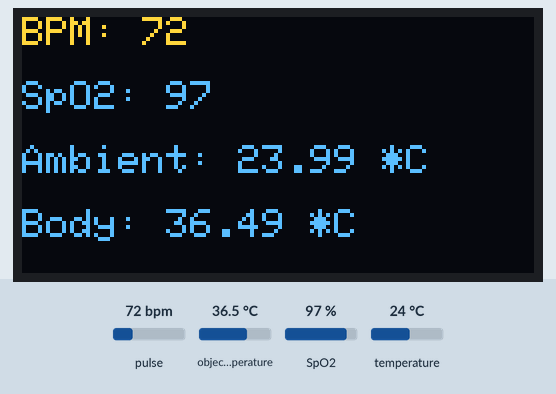
Simulated run of this sketch. Board: ESP8266 (NodeMCU). On the bench: 128×64 one-colour display. Inputs (shaded band) come from the test bench; at power-on: pulse 72 bpm, object temperature 36.5 °C, SpO2 97 %, temperature 24 °C. The OLED is the two-colour kind (top 16 rows yellow); WiFi joins after 1.5 s; servers stay silent unless stated; what the sketch prints to the serial monitor is not drawn.

Above: at 6.5 s.
6.6 s: pulse set to 42 bpm
At 8.1 s:
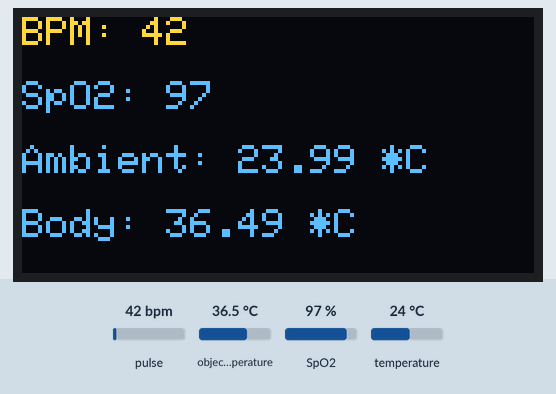
9.0 s: object temperature set to 20 °C
At 9.6 s:
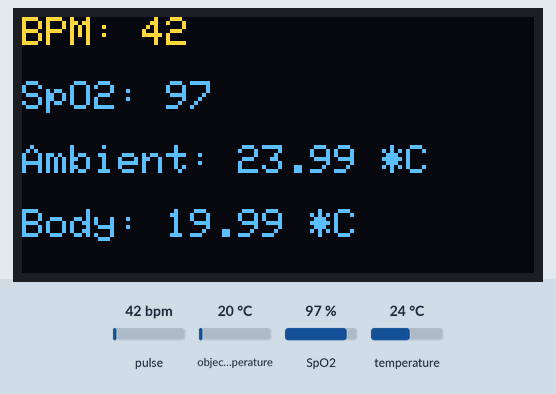
10.7 s: SpO2 set to 80 %
At 11.1 s:
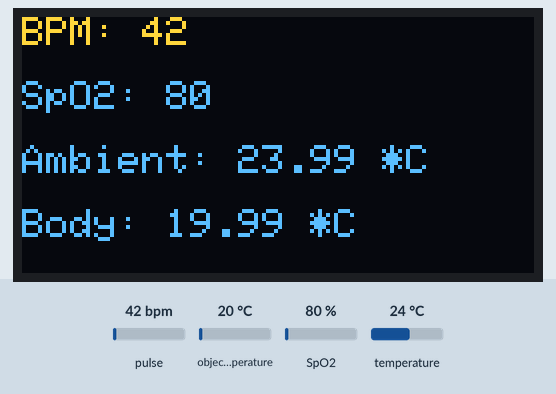
12.3 s: temperature set to 12 °C
At 13.8 s:
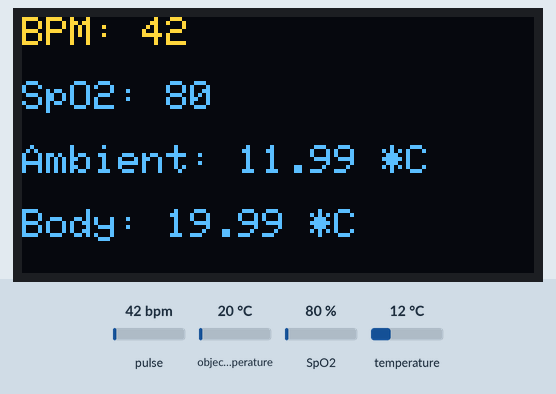
Timing chart, 0 to 15.0 s (numbered marks = the images above; inputs shaded):
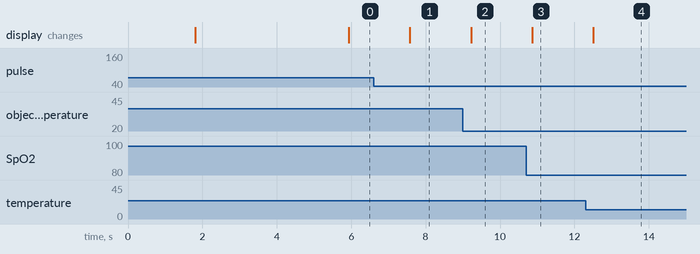

The sketch:

1.ino
```cpp
#define BLYNK_TEMPLATE_ID "TMPL6EBtI6Qbr"
#define BLYNK_TEMPLATE_NAME "TKT"
#define BLYNK_AUTH_TOKEN "_BvKZv6oDTvM7a761pbOG1sTq-71SX4b"

#include <Wire.h>
#include <Adafruit_MLX90614.h>
#include <Adafruit_GFX.h>
#include <Adafruit_SSD1306.h>
#include "MAX30105.h"
#include "spo2_algorithm.h"
#include <BlynkSimpleEsp8266.h>
#include <FirebaseESP8266.h>
#include <ESP8266WiFi.h>

// OLED configuration
#define SCREEN_WIDTH 128
#define SCREEN_HEIGHT 64
#define OLED_RESET    -1
Adafruit_SSD1306 display(SCREEN_WIDTH, SCREEN_HEIGHT, &Wire, OLED_RESET);

// WiFi and Blynk credentials
char auth[] = BLYNK_AUTH_TOKEN;
char ssid[] = "PTIT.HCM_CanBo";
char pass[] = "";

// Firebase credentials
#define FIREBASE_HOST "https://dht11-6dd52-default-rtdb.firebaseio.com/"
#define FIREBASE_AUTH "58E3S1C6DHahdouqX5Tq54MwIN57XRuHewcv2uYV"

// Blynk virtual pins
#define V_PIN_TEMP_OBJECT V0
#define V_PIN_TEMP_AMBIENT V1
#define V_PIN_HEART_RATE V2
#define V_PIN_SPO2 V3

MAX30105 particleSensor;
Adafruit_MLX90614 mlx = Adafruit_MLX90614();
FirebaseData fbdo;

uint32_t irBuffer[100];
uint32_t redBuffer[100];
int32_t bufferLength = 100;
int32_t spo2;
int8_t validSPO2;
int32_t heartRate;
int8_t validHeartRate;

#define SDA_PIN 4
#define SCL_PIN 5

void setup() {
  Serial.begin(115200);

  // Initialize Blynk
  Blynk.begin(auth, ssid, pass);

  // Initialize I2C for ESP8266
  Wire.begin(SDA_PIN, SCL_PIN);

  // Initialize MLX90614 sensor
  if (!mlx.begin()) {
    Serial.println("Error connecting to MLX90614 sensor. Check your wiring!");
    while (1);
  }

  // Initialize MAX30105 sensor
  if (!particleSensor.begin(Wire, I2C_SPEED_FAST)) {
    Serial.println(F("MAX30105 not found. Check your wiring/power."));
    while (1);
  }

  // Initialize OLED display
  if (!display.begin(SSD1306_SWITCHCAPVCC, 0x3C)) {
    Serial.println(F("SSD1306 allocation failed"));
    while (1);
  }

  display.clearDisplay();
  display.display();

  // Initialize Firebase
  Firebase.begin(FIREBASE_HOST, FIREBASE_AUTH);

  byte ledBrightness = 60;
  byte sampleAverage = 4;
  byte ledMode = 2;
  byte sampleRate = 100;
  int pulseWidth = 411;
  int adcRange = 4096;

  particleSensor.setup(ledBrightness, sampleAverage, ledMode, sampleRate, pulseWidth, adcRange);
}

void loop() {
  // Keep Blynk connected
  Blynk.run();

  // Read heart rate and SpO2 data
  for (byte i = 0; i < bufferLength; i++) {
    while (particleSensor.available() == false)
      particleSensor.check();

    redBuffer[i] = particleSensor.getRed();
    irBuffer[i] = particleSensor.getIR();
    particleSensor.nextSample();
    Serial.print(F("red="));
    Serial.print(redBuffer[i], DEC);
    Serial.print(F(", ir="));
    Serial.println(irBuffer[i], DEC);
  }

  // Calculate heart rate and SpO2
  maxim_heart_rate_and_oxygen_saturation(irBuffer, bufferLength, redBuffer, &spo2, &validSPO2, &heartRate, &validHeartRate);

  // Send data to Blynk
  Blynk.virtualWrite(V_PIN_HEART_RATE, heartRate);
  Blynk.virtualWrite(V_PIN_SPO2, spo2);

  // Display data on OLED and send to Firebase
  while (1) {
    for (byte i = 25; i < 100; i++) {
      redBuffer[i - 25] = redBuffer[i];
      irBuffer[i - 25] = irBuffer[i];
    }

    for (byte i = 75; i < 100; i++) {
      while (particleSensor.available() == false)
        particleSensor.check();

      redBuffer[i] = particleSensor.getRed();
      irBuffer[i] = particleSensor.getIR();
      particleSensor.nextSample();

      maxim_heart_rate_and_oxygen_saturation(irBuffer, bufferLength, redBuffer, &spo2, &validSPO2, &heartRate, &validHeartRate);

      // Read temperatures from MLX90614
      float ambientTempC = mlx.readAmbientTempC();
      float objectTempC = mlx.readObjectTempC();

      // Update OLED display
      display.clearDisplay();
      display.setTextSize(1);
      display.setTextColor(SSD1306_WHITE);
      display.setCursor(0, 0);
      display.print("BPM: ");
      display.print(heartRate);
      display.setCursor(0, 16);
      display.print("SpO2: ");
      display.print(spo2);
      display.setCursor(0, 32);
      display.print("Ambient: ");
      display.print(ambientTempC);
      display.print(" *C");
      display.setCursor(0, 48);
      display.print("Body: ");
      display.print(objectTempC);
      display.print(" *C");
      display.display();

      // Send data to Firebase
      Firebase.setFloat(fbdo, "Heart Rate", heartRate);
      Firebase.setFloat(fbdo, "SpO2", spo2);
      Firebase.setFloat(fbdo, "Ambient Temperature", ambientTempC);
      Firebase.setFloat(fbdo, "Body Temperature", objectTempC);

      // Send temperature data to Blynk
      Blynk.virtualWrite(V_PIN_TEMP_AMBIENT, ambientTempC);
      Blynk.virtualWrite(V_PIN_TEMP_OBJECT, objectTempC);

      delay(1000);
    }
  }
}
```

Measured:
- after the input at 6.6 s, the display: changes after 0.98 s (image 1)
- after the input at 9.0 s, the display: changes after 0.22 s (image 2)
- after the input at 10.7 s, the display: changes after 0.16 s (image 3)
- after the input at 12.3 s, the display: changes after 0.20 s (image 4)
